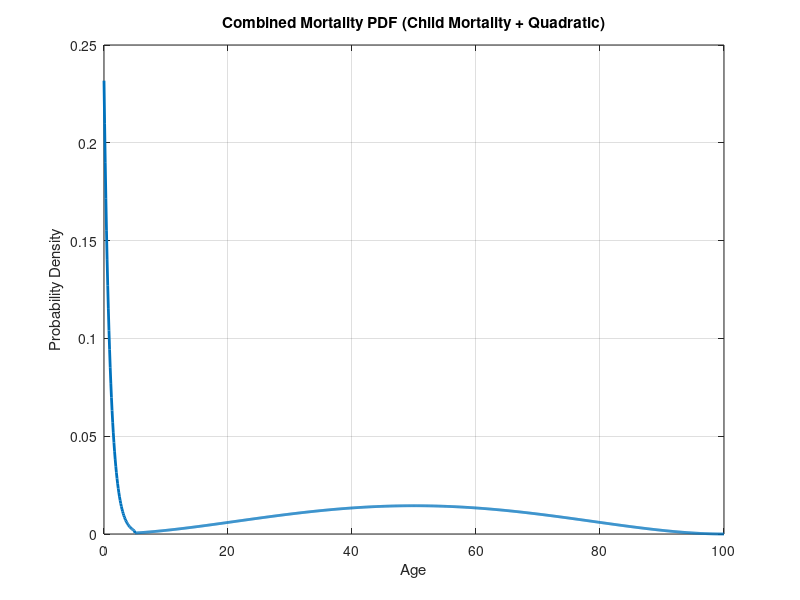
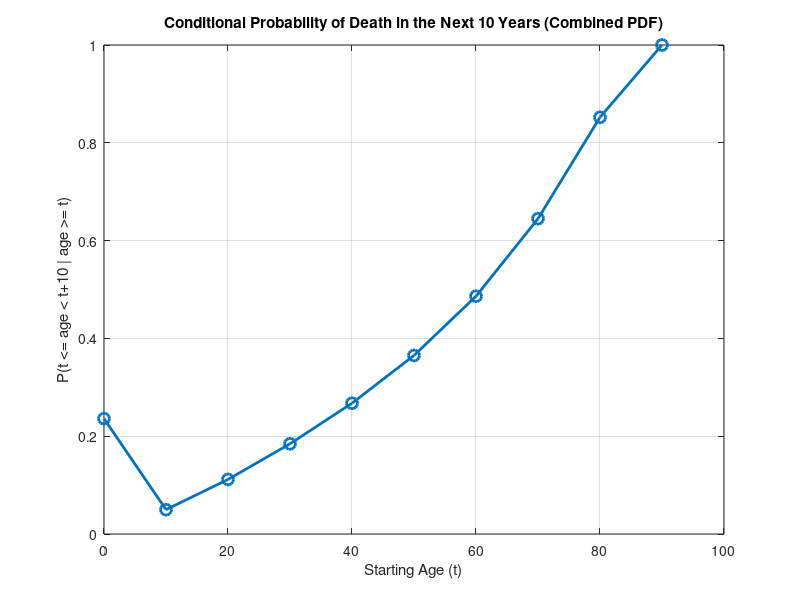

The MATLAB script that drew these images, in order:
% MORTALITY_MODEL_WITH_CHILD_MORTALITY
% This script:
% 1) Combines child mortality from a piecewise PDF with a quadratic PDF for older ages.
% 2) Normalizes the combined PDF.
% 3) Plots the combined PDF and conditional probabilities.


clc;
close all;

%--- Define the unnormalized combined PDF ---
combined_pdf = @(t) ( ...
    (0.3007 * exp(-t) .* (t >= 0 & t < 5)) + ...       % Child mortality component
    (3e-9 * t.^2 .* (100 - t).^2 .* (t >= 5 & t <= 100)) ... % Quadratic component
);

%--- Compute the normalization constant ---
total_integral = quad(combined_pdf, 0, 100);
normalization_constant = 1 / total_integral;

%--- Define the normalized combined PDF ---
mortality_pdf = @(t) normalization_constant * combined_pdf(t);

%--- Verify normalization ---
normalized_integral = quad(mortality_pdf, 0, 100);
disp(["Check total PDF integral (should be 1): ", num2str(normalized_integral)]);

%--- Plot the Combined PDF ---
ages = 0:0.1:100;  % Age range for plotting
pdf_values = arrayfun(mortality_pdf, ages);

figure;
plot(ages, pdf_values, 'LineWidth', 2);
title('Combined Mortality PDF (Child Mortality + Quadratic)');
xlabel('Age');
ylabel('Probability Density');
grid on;

%--- Calculate Conditional Probabilities ---
% Conditional probability: P(t <= age < t+10 | age >= t)
interval = 10;  % Interval width
age_start = 0:10:90;  % Start of each interval
conditional_probs = zeros(size(age_start));  % Placeholder for results

for i = 1:length(age_start)
    t = age_start(i);
    num = quad(mortality_pdf, t, t + interval);     % Numerator: P(t <= age < t+10)
    den = quad(mortality_pdf, t, 100);              % Denominator: P(age >= t)
    conditional_probs(i) = num / den;               % Conditional probability
end

%--- Plot Conditional Probabilities ---
figure;
plot(age_start, conditional_probs, '-o', 'LineWidth', 2, 'MarkerSize', 8);
title('Conditional Probability of Death in the Next 10 Years (Combined PDF)');
xlabel('Starting Age (t)');
ylabel('P(t <= age < t+10 | age >= t)');
grid on;

%--- Display Results ---
disp("Conditional probabilities of dying within the next 10 years given survival to age t:");
for i = 1:length(age_start)
    fprintf("  Age %2d to %3d: %.4f\n", age_start(i), age_start(i) + interval, conditional_probs(i));
end

